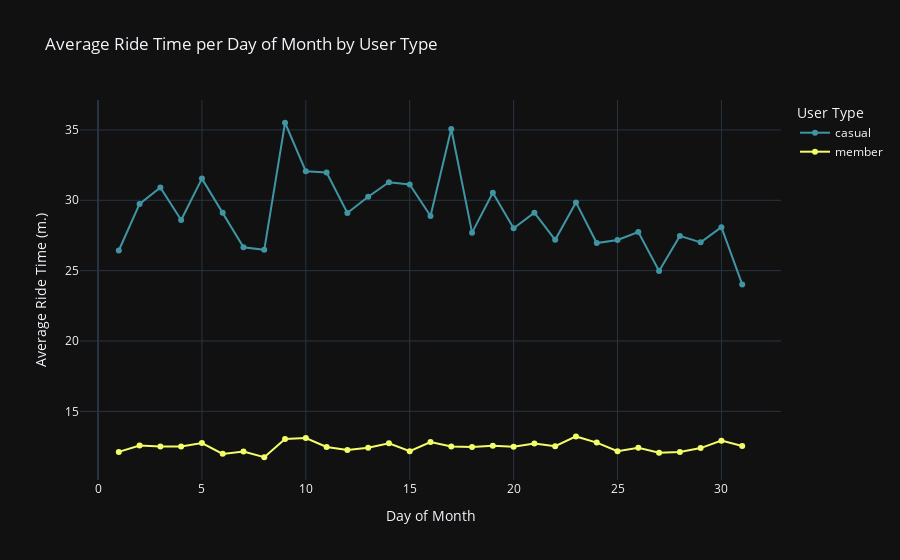

The cell this chart's notebook holds for it:
### Code cell
# Creating a visualization for the average ride time per day of the month by user type using the plotly express line chart method.

avgRide_per_dayofmonth = ex.line(avgRide_per_monthday, x = "month_day", y = "ride_time", color = "user_type",
                                 color_discrete_sequence = logo_colors, markers = True, title = "Average Ride Time per Day of Month by User Type",
                                 labels = {"month_day":"Day of Month", "ride_time":"Average Ride Time (m.)", "user_type":"User Type"},
                                 hover_name = "user_type", hover_data = {"user_type":False}, template = "plotly_dark")
avgRide_per_dayofmonth.write_html("AverageRidePerDayOfMonth2022.html")
avgRide_per_dayofmonth.show()

### Figure 1 — Plotly figure (JSON) as saved in the notebook; plotly's stock layout.template omitted (floating-point values rounded to 4 significant figures)
{"data": [{"customdata": [["casual"], ["casual"], ["casual"], ["casual"], ["casual"], ["casual"], ["casual"], ["casual"], ["casual"], ["casual"], ["casual"], ["casual"], ["casual"], ["casual"], ["casual"], ["casual"], ["casual"], ["casual"], ["casual"], ["casual"], ["casual"], ["casual"], ["casual"], ["casual"], ["casual"], ["casual"], ["casual"], ["casual"], ["casual"], ["casual"], ["casual"]], "hovertemplate": "<b>%{hovertext}</b><br><br>Day of Month=%{x}<br>Average Ride Time (m.)=%{y}<extra></extra>", "hovertext": ["casual", "casual", "casual", "casual", "casual", "casual", "casual", "casual", "casual", "casual", "casual", "casual", "casual", "casual", "casual", "casual", "casual", "casual", "casual", "casual", "casual", "casual", "casual", "casual", "casual", "casual", "casual", "casual", "casual", "casual", "casual"], "legendgroup": "casual", "line": {"color": "#3F95A4", "dash": "solid"}, "marker": {"symbol": "circle"}, "mode": "markers+lines", "name": "casual", "orientation": "v", "showlegend": true, "type": "scatter", "x": [1, 2, 3, 4, 5, 6, 7, 8, 9, 10, 11, 12, 13, 14, 15, 16, 17, 18, 19, 20, 21, 22, 23, 24, 25, 26, 27, 28, 29, 30, 31], "xaxis": "x", "y": [26.43, 29.74, 30.91, 28.6, 31.54, 29.12, 26.66, 26.48, 35.51, 32.06, 31.98, 29.1, 30.25, 31.28, 31.12, 28.88, 35.07, 27.7, 30.53, 28.01, 29.12, 27.19, 29.85, 26.96, 27.18, 27.75, 24.98, 27.47, 27.01, 28.09, 24.02], "yaxis": "y"}, {"customdata": [["member"], ["member"], ["member"], ["member"], ["member"], ["member"], ["member"], ["member"], ["member"], ["member"], ["member"], ["member"], ["member"], ["member"], ["member"], ["member"], ["member"], ["member"], ["member"], ["member"], ["member"], ["member"], ["member"], ["member"], ["member"], ["member"], ["member"], ["member"], ["member"], ["member"], ["member"]], "hovertemplate": "<b>%{hovertext}</b><br><br>Day of Month=%{x}<br>Average Ride Time (m.)=%{y}<extra></extra>", "hovertext": ["member", "member", "member", "member", "member", "member", "member", "member", "member", "member", "member", "member", "member", "member", "member", "member", "member", "member", "member", "member", "member", "member", "member", "member", "member", "member", "member", "member", "member", "member", "member"], "legendgroup": "member", "line": {"color": "#F3FD68", "dash": "solid"}, "marker": {"symbol": "circle"}, "mode": "markers+lines", "name": "member", "orientation": "v", "showlegend": true, "type": "scatter", "x": [1, 2, 3, 4, 5, 6, 7, 8, 9, 10, 11, 12, 13, 14, 15, 16, 17, 18, 19, 20, 21, 22, 23, 24, 25, 26, 27, 28, 29, 30, 31], "xaxis": "x", "y": [12.12, 12.58, 12.5, 12.5, 12.75, 11.98, 12.14, 11.74, 13.04, 13.11, 12.47, 12.26, 12.41, 12.73, 12.17, 12.82, 12.51, 12.46, 12.55, 12.48, 12.71, 12.53, 13.22, 12.78, 12.17, 12.42, 12.06, 12.11, 12.39, 12.92, 12.54], "yaxis": "y"}], "layout": {"autosize": true, "legend": {"title": {"text": "User Type"}, "tracegroupgap": 0}, "title": {"text": "Average Ride Time per Day of Month by User Type"}, "xaxis": {"anchor": "y", "autorange": true, "domain": [0, 1], "range": [-0.8238, 32.82], "title": {"text": "Day of Month"}, "type": "linear"}, "yaxis": {"anchor": "x", "autorange": true, "domain": [0, 1], "range": [9.778, 37.47], "title": {"text": "Average Ride Time (m.)"}, "type": "linear"}}}
